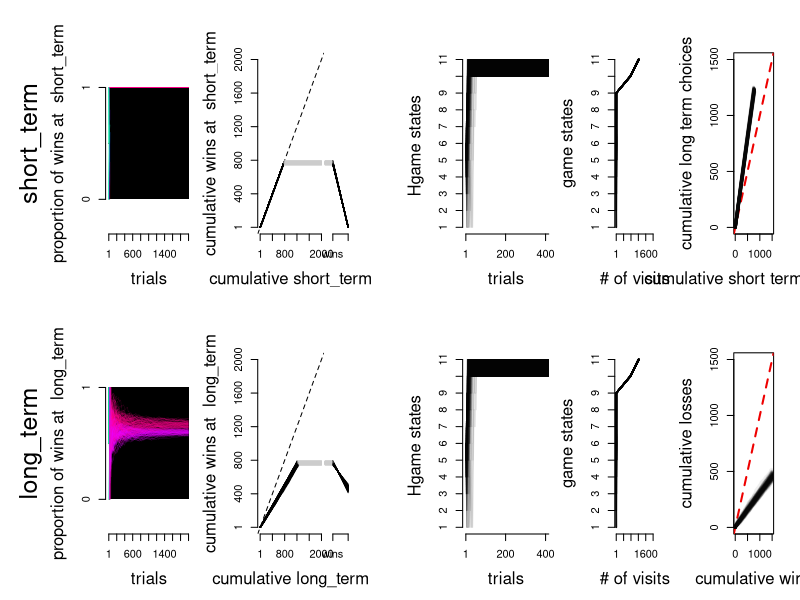

Source code (R):
# Simulating reinforcement learning models playing against the Hgame
# jlbm
# feb 2017

prev_choices <- 0:10
lt_parameters <- (2/3)*prev_choices/10
st_parameters <- (1/3)+(2/3)*prev_choices/10

# plot(lt_parameters,ylim=c(0,1),pch=21,bg='black',type='o',cex=2)
# points(st_parameters,pch=21,bg='white',type='o',cex=2)



harvard_game <- function(choice) {
  possible_outcomes <- c('loss','win')
  
  if(choice=='short_term'){
    result <- possible_outcomes[rbinom(1,size=1,prob=st_parameters[pos])+1]
    if(pos!=1){
      pos <<- pos-1
    }
  }
  else if(choice=='long_term'){
    result <- possible_outcomes[rbinom(1,size=1,prob=lt_parameters[pos])+1]
    if(pos!=11){
      pos <<- pos+1
    }
  }
  
  return(result)
}



wsls <- function(previous_choice,
                 previous_result,
                 trial,
                 theta) {
  
  if(trial!=1){
    if(previous_result=='win'){
      next_choice <- sample(c(previous_choice,possible_choices[which(possible_choices!=previous_choice)]),
                            size=1,prob=c(theta,1-theta))
    }
    else if(previous_result=='loss'){
      next_choice <- sample(c(previous_choice,possible_choices[which(possible_choices!=previous_choice)]),
                            size=1,prob=c(1-theta,theta))
    }
  }  
  else{
    next_choice <- possible_choices[rbinom(1,size=1,prob=theta)+1]
  }
  
  return(next_choice)
}



rndm <- function(theta){
  next_choice <- possible_choices[rbinom(1,size=1,prob=theta)+1]
  return(next_choice)
}






# Global Variables
n_trials <- 2000
sims_per_parameter <- 100
possible_choices <- c('short_term','long_term')

wsls_results <- array(dim=c(sims_per_parameter,n_trials))
wsls_choices <- array(dim=c(sims_per_parameter,n_trials))
wsls_states <- array(dim=c(sims_per_parameter,n_trials))
# rndm_results <- array(dim=c(sims_per_parameter,n_trials))
# rndm_choices <- array(dim=c(sims_per_parameter,n_trials))
# rndm_states <- array(dim=c(sims_per_parameter,n_trials))

for(spp in 1:sims_per_parameter){
  pos <- 6 # starting indexing of alternatives' vectors
  previous_choice_wsls <- NULL
  previous_result_wsls <- NULL
  for(trial in 1:n_trials){
    wsls_states[spp,trial] <- pos
    wsls_choices[spp,trial] <- wsls(previous_choice=previous_choice_wsls,
                                    previous_result=previous_result_wsls,
                                    trial=trial,theta=0)
    # rndm_choices[spp,trial] <- rndm(theta=.8)
    wsls_results[spp,trial] <- harvard_game(wsls_choices[spp,trial]) # Careful with global variable 'pos'
    # rndm_results[spp,trial] <- harvard_game(rndm_choices[spp,trial]) # ibid.
    previous_choice_wsls <- wsls_choices[spp,trial]
    previous_result_wsls <- wsls_results[spp,trial]
  }
}


results <- wsls_results[1,]
choices <- wsls_choices[1,]
states <- wsls_states[1,]
# alternative <- 'short_term'
# results
# choices
# 
# t <- 2
# alternative_X <- 'short_term'
# alternative_Y <- 'long_term'
# alpha <- NULL
# beta <- NULL
# gamma <- NULL
# delta <- NULL
# for(t in 2:n_trials){
#   alpha[t] <- choices[(t-1)]==alternative_X&choices[t]==alternative_X&results[(t-1)]=='win'
#   beta[t] <- choices[(t-1)]==alternative_X&choices[t]==alternative_Y&results[(t-1)]=='loss'
#   gamma[t] <- choices[(t-1)]==alternative_Y&choices[t]==alternative_Y&results[(t-1)]=='win'
#   delta[t] <- choices[(t-1)]==alternative_Y&choices[t]==alternative_X&results[(t-1)]=='loss'
# }


add_tseries <- function(results_array,choices_array,states_array,alternative){
  for(i in 1:dim(results_array)[1]){
    results <- results_array[i,]
    choices <- choices_array[i,]
    states <- states_array[i,]
    # alternative <- 'long_term'
    
    state_colors <- rainbow(11,alpha=.4)
    for(stt in 1:11){
      stt_indx <- which(states==stt&choices==alternative)
      
      xx <- stt_indx
      yy <- cumsum(results[stt_indx]=='win')/cumsum(choices==alternative&states==stt)[stt_indx]
      
      points(xx,yy,type='l',lwd=.2,col=state_colors[stt])
    }
    
    
  }
}

add_cumrec <- function(results_array,choices_array,alternative){
  
  for(i in 1:dim(results_array)[1]){
    results <- results_array[i,]
    choices <- choices_array[i,]
    lines(1:sum(choices==alternative),
          cumsum(results[which(choices==alternative)]=='win'))
    lines(c(sum(choices==alternative),n_trials),
          rep(sum(results[which(choices==alternative)]=='win'),2),
          col='#cccccc')
  }
  
}

add_win_margin <- function(results_array,choices_array,alternative){
  for(i in 1:dim(results_array)[1]){
    results <- results_array[i,]
    choices <- choices_array[i,]
    lines(c(-0.5,0),
          rep(sum(results[which(choices==alternative)]=='win'),2),
          col='#cccccc')
    lines(c(0,1),
          c(sum(choices==alternative&results=='win'),
            sum(choices==alternative&results=='loss')))
  }
}

add_states_series <- function(states_array){
  for(i in 1:dim(states_array)[1]){
    lines(1:n_trials,states_array[i,],
          lwd=1,col='#00000022')
  }
}

add_states_margin <- function(states_array) {
  for(i in 1:dim(states_array)[1]){
    lines(as.numeric(table(states_array[i,])),
          as.numeric(names(table(states_array[i,]))),
          lwd=1.5,col='#00000055')
  }
}


display_alternative <- function(alternative) {
  
  par(mar=c(5,6,4,1))
  plot(0,type='n',xlim=c(1,n_trials),ylim=c(-.25,1.25),ann=F,axes=F)
  lines(c(1,n_trials),rep(0.5,2),lty='dashed')
  polygon(c(1,n_trials,n_trials,1),c(rep(0,2),rep(1,2)),border=F,col='#000000')
  add_tseries(wsls_results,wsls_choices,wsls_states,alternative)
  axis(1,at=c(1,seq(200,n_trials,200)))
  axis(2,at=c(0,1))
  mtext(paste('proportion of wins at ',alternative),2,line=3)
  mtext('trials',1,line=3)
  mtext(alternative,2,line=5,cex=1.5)
  
  par(mar=c(5,4,4,0))
  plot(0,type='n',xlim=c(1,n_trials),ylim=c(1,n_trials),ann=F,axes=F)
  abline(0,1,lty='dashed')
  add_cumrec(wsls_results,wsls_choices,alternative)
  axis(2,at=c(1,seq(400,n_trials,400)))
  axis(1,at=c(1,seq(400,n_trials,400)))
  mtext(paste('cumulative',alternative),1,line=3)
  mtext(paste('cumulative wins at ',alternative),2,line=3)
  
  par(mar=c(5,0,4,2))
  plot(0,type='n',xlim=c(-.5,1.5),ylim=c(0,n_trials),ann=F,axes=F)
  add_win_margin(wsls_results,wsls_choices,alternative)
  axis(1,at=c(0,1),labels=c('wins','losses'))
  
  par(mar=c(5,6,4,1))
  plot(0,type='n',xlim=c(1,400),ylim=c(1,11),ann=F,axes=F)
  add_states_series(wsls_states)
  axis(1,at=c(1,seq(200,n_trials,200)))
  axis(2,at=1:11)
  mtext('Hgame states ',2,line=3)
  mtext('trials',1,line=3)
  
  par(mar=c(5,4,4,2))
  plot(0,type='n',xlim=c(1,n_trials),ylim=c(1,11),ann=F,axes=F)
  add_states_margin(wsls_states)
  axis(1,at=c(1,seq(400,n_trials,400)))
  axis(2,at=1:11)
  mtext('game states',2,line=3)
  mtext('# of visits',1,line=3)
}

cumcum_alternatives <- function(choices) {
  plot(0,type='n',xlim=c(1,1500),ylim=c(1,1500),ann=F)
  abline(0,1,lty='dashed',col='#ee0000',lwd=2)
  for(k in 1:dim(choices)[1]){
    lines(cumsum(choices[k,]=='short_term'),
          cumsum(choices[k,]!='short_term'),
          lwd=3,col='#00000011')
  }
  mtext('cumulative long term choices',2,line=3)
  mtext('cumulative short term choices',1,line=3)
}

cumcum_results <- function(results) {
  plot(0,type='n',xlim=c(1,1500),ylim=c(1,1500),ann=F)
  abline(0,1,lty='dashed',col='#ee0000',lwd=2)
  for(k in 1:dim(results)[1]){
    lines(cumsum(results[k,]=='win'),
          cumsum(results[k,]!='win'),
          lwd=3,col='#00000011')
  }
  mtext('cumulative losses',2,line=3)
  mtext('cumulative wins',1,line=3)
}

pdf(file='wsls_vs_Hgame.pdf',width=22,height=6.5)
layout(cbind(matrix(1:10,ncol=5,byrow=T),11:12),
       widths=c(1.5,1,.5,1.5,1,1))
par(oma=c(0,2,0,0))
display_alternative('short_term')
display_alternative('long_term')
cumcum_alternatives(wsls_choices)
cumcum_results(wsls_results)
dev.off()
